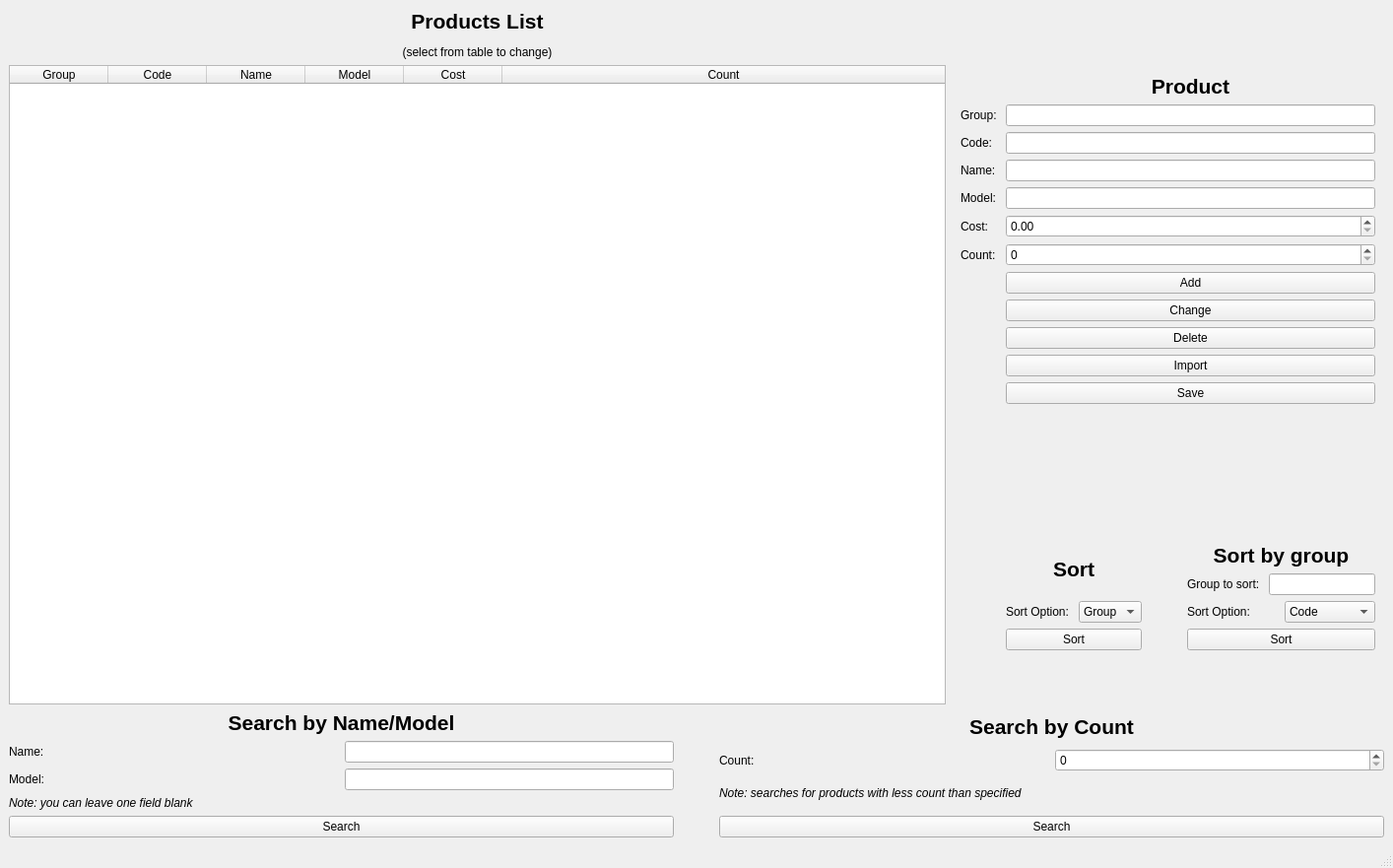
<?xml version="1.0" encoding="UTF-8"?>
<ui version="4.0">
 <class>MainWindow</class>
 <widget class="QMainWindow" name="MainWindow">
  <property name="geometry">
   <rect>
    <x>0</x>
    <y>0</y>
    <width>1414</width>
    <height>881</height>
   </rect>
  </property>
  <property name="sizePolicy">
   <sizepolicy hsizetype="MinimumExpanding" vsizetype="MinimumExpanding">
    <horstretch>0</horstretch>
    <verstretch>0</verstretch>
   </sizepolicy>
  </property>
  <property name="minimumSize">
   <size>
    <width>1280</width>
    <height>720</height>
   </size>
  </property>
  <property name="windowTitle">
   <string>Task 2</string>
  </property>
  <widget class="QWidget" name="centralwidget">
   <layout class="QGridLayout" name="gridLayout_2">
    <item row="1" column="0">
     <widget class="QTableWidget" name="tableWidget">
      <property name="editTriggers">
       <set>QAbstractItemView::NoEditTriggers</set>
      </property>
      <property name="showDropIndicator" stdset="0">
       <bool>false</bool>
      </property>
      <property name="dragDropOverwriteMode">
       <bool>false</bool>
      </property>
      <property name="selectionMode">
       <enum>QAbstractItemView::SingleSelection</enum>
      </property>
      <property name="selectionBehavior">
       <enum>QAbstractItemView::SelectRows</enum>
      </property>
      <property name="textElideMode">
       <enum>Qt::ElideMiddle</enum>
      </property>
      <property name="showGrid">
       <bool>true</bool>
      </property>
      <attribute name="horizontalHeaderVisible">
       <bool>true</bool>
      </attribute>
      <attribute name="horizontalHeaderCascadingSectionResizes">
       <bool>true</bool>
      </attribute>
      <attribute name="horizontalHeaderMinimumSectionSize">
       <number>25</number>
      </attribute>
      <attribute name="horizontalHeaderDefaultSectionSize">
       <number>100</number>
      </attribute>
      <attribute name="horizontalHeaderShowSortIndicator" stdset="0">
       <bool>false</bool>
      </attribute>
      <attribute name="horizontalHeaderStretchLastSection">
       <bool>true</bool>
      </attribute>
      <attribute name="verticalHeaderCascadingSectionResizes">
       <bool>true</bool>
      </attribute>
      <column>
       <property name="text">
        <string>Group</string>
       </property>
      </column>
      <column>
       <property name="text">
        <string>Code</string>
       </property>
      </column>
      <column>
       <property name="text">
        <string>Name</string>
       </property>
      </column>
      <column>
       <property name="text">
        <string>Model</string>
       </property>
      </column>
      <column>
       <property name="text">
        <string>Cost</string>
       </property>
      </column>
      <column>
       <property name="text">
        <string>Count</string>
       </property>
      </column>
     </widget>
    </item>
    <item row="2" column="0" colspan="2">
     <layout class="QHBoxLayout" name="horizontalLayout_9">
      <item>
       <layout class="QVBoxLayout" name="verticalLayout_3">
        <item>
         <widget class="QLabel" name="label_3">
          <property name="font">
           <font>
            <pointsize>16</pointsize>
            <bold>true</bold>
           </font>
          </property>
          <property name="text">
           <string>Search by Name/Model</string>
          </property>
          <property name="alignment">
           <set>Qt::AlignCenter</set>
          </property>
         </widget>
        </item>
        <item>
         <layout class="QHBoxLayout" name="horizontalLayout_5">
          <item>
           <widget class="QLabel" name="label_nameSearch">
            <property name="sizePolicy">
             <sizepolicy hsizetype="Minimum" vsizetype="Preferred">
              <horstretch>0</horstretch>
              <verstretch>0</verstretch>
             </sizepolicy>
            </property>
            <property name="text">
             <string>Name: </string>
            </property>
           </widget>
          </item>
          <item>
           <widget class="QLineEdit" name="lineEdit_nameSearch">
            <property name="sizePolicy">
             <sizepolicy hsizetype="Preferred" vsizetype="Fixed">
              <horstretch>0</horstretch>
              <verstretch>0</verstretch>
             </sizepolicy>
            </property>
           </widget>
          </item>
         </layout>
        </item>
        <item>
         <layout class="QHBoxLayout" name="horizontalLayout_6">
          <item>
           <widget class="QLabel" name="label_modelSort">
            <property name="sizePolicy">
             <sizepolicy hsizetype="Minimum" vsizetype="Preferred">
              <horstretch>0</horstretch>
              <verstretch>0</verstretch>
             </sizepolicy>
            </property>
            <property name="text">
             <string>Model: </string>
            </property>
           </widget>
          </item>
          <item>
           <widget class="QLineEdit" name="lineEdit_modelSort">
            <property name="sizePolicy">
             <sizepolicy hsizetype="Preferred" vsizetype="Fixed">
              <horstretch>0</horstretch>
              <verstretch>0</verstretch>
             </sizepolicy>
            </property>
           </widget>
          </item>
         </layout>
        </item>
        <item>
         <widget class="QLabel" name="label_note1">
          <property name="text">
           <string>&lt;html&gt;&lt;head/&gt;&lt;body&gt;&lt;p&gt;&lt;span style=&quot; font-style:italic;&quot;&gt;Note: you can leave one field blank&lt;/span&gt;&lt;/p&gt;&lt;/body&gt;&lt;/html&gt;</string>
          </property>
         </widget>
        </item>
        <item>
         <widget class="QPushButton" name="pushButton_search">
          <property name="text">
           <string>Search</string>
          </property>
         </widget>
        </item>
       </layout>
      </item>
      <item>
       <spacer name="horizontalSpacer">
        <property name="orientation">
         <enum>Qt::Horizontal</enum>
        </property>
        <property name="sizeType">
         <enum>QSizePolicy::Preferred</enum>
        </property>
        <property name="sizeHint" stdset="0">
         <size>
          <width>40</width>
          <height>20</height>
         </size>
        </property>
       </spacer>
      </item>
      <item>
       <layout class="QVBoxLayout" name="verticalLayout_4">
        <item>
         <widget class="QLabel" name="label_4">
          <property name="font">
           <font>
            <pointsize>16</pointsize>
            <bold>true</bold>
           </font>
          </property>
          <property name="text">
           <string>Search by Count</string>
          </property>
          <property name="alignment">
           <set>Qt::AlignCenter</set>
          </property>
         </widget>
        </item>
        <item>
         <layout class="QHBoxLayout" name="horizontalLayout_7">
          <item>
           <widget class="QLabel" name="label_countSearch">
            <property name="sizePolicy">
             <sizepolicy hsizetype="Minimum" vsizetype="Preferred">
              <horstretch>0</horstretch>
              <verstretch>0</verstretch>
             </sizepolicy>
            </property>
            <property name="text">
             <string>Count: </string>
            </property>
           </widget>
          </item>
          <item>
           <widget class="QSpinBox" name="spinBox_countSearch">
            <property name="sizePolicy">
             <sizepolicy hsizetype="Preferred" vsizetype="Fixed">
              <horstretch>0</horstretch>
              <verstretch>0</verstretch>
             </sizepolicy>
            </property>
           </widget>
          </item>
         </layout>
        </item>
        <item>
         <widget class="QLabel" name="label_note2">
          <property name="sizePolicy">
           <sizepolicy hsizetype="Minimum" vsizetype="Preferred">
            <horstretch>0</horstretch>
            <verstretch>0</verstretch>
           </sizepolicy>
          </property>
          <property name="text">
           <string>&lt;html&gt;&lt;head/&gt;&lt;body&gt;&lt;p&gt;&lt;span style=&quot; font-style:italic;&quot;&gt;Note: searches for products with less count than specified&lt;/span&gt;&lt;/p&gt;&lt;/body&gt;&lt;/html&gt;</string>
          </property>
         </widget>
        </item>
        <item>
         <widget class="QPushButton" name="pushButton_searchCount">
          <property name="text">
           <string>Search</string>
          </property>
         </widget>
        </item>
       </layout>
      </item>
     </layout>
    </item>
    <item row="1" column="1">
     <widget class="QStackedWidget" name="stackedWidget">
      <property name="sizePolicy">
       <sizepolicy hsizetype="Fixed" vsizetype="Minimum">
        <horstretch>0</horstretch>
        <verstretch>0</verstretch>
       </sizepolicy>
      </property>
      <property name="currentIndex">
       <number>0</number>
      </property>
      <widget class="QWidget" name="page">
       <layout class="QHBoxLayout" name="horizontalLayout_2">
        <item>
         <layout class="QHBoxLayout" name="horizontalLayout">
          <item>
           <layout class="QFormLayout" name="formLayout">
            <item row="1" column="0">
             <widget class="QLabel" name="label_group">
              <property name="text">
               <string>Group: </string>
              </property>
             </widget>
            </item>
            <item row="1" column="1">
             <widget class="QLineEdit" name="lineEdit_group">
              <property name="sizePolicy">
               <sizepolicy hsizetype="Preferred" vsizetype="Fixed">
                <horstretch>0</horstretch>
                <verstretch>0</verstretch>
               </sizepolicy>
              </property>
             </widget>
            </item>
            <item row="2" column="0">
             <widget class="QLabel" name="label_code">
              <property name="text">
               <string>Code: </string>
              </property>
             </widget>
            </item>
            <item row="2" column="1">
             <widget class="QLineEdit" name="lineEdit_code">
              <property name="sizePolicy">
               <sizepolicy hsizetype="Preferred" vsizetype="Fixed">
                <horstretch>0</horstretch>
                <verstretch>0</verstretch>
               </sizepolicy>
              </property>
             </widget>
            </item>
            <item row="3" column="0">
             <widget class="QLabel" name="label_name">
              <property name="text">
               <string>Name: </string>
              </property>
             </widget>
            </item>
            <item row="3" column="1">
             <widget class="QLineEdit" name="lineEdit_name">
              <property name="sizePolicy">
               <sizepolicy hsizetype="Preferred" vsizetype="Fixed">
                <horstretch>0</horstretch>
                <verstretch>0</verstretch>
               </sizepolicy>
              </property>
             </widget>
            </item>
            <item row="4" column="0">
             <widget class="QLabel" name="label_model">
              <property name="text">
               <string>Model: </string>
              </property>
             </widget>
            </item>
            <item row="4" column="1">
             <widget class="QLineEdit" name="lineEdit_model">
              <property name="sizePolicy">
               <sizepolicy hsizetype="Preferred" vsizetype="Fixed">
                <horstretch>0</horstretch>
                <verstretch>0</verstretch>
               </sizepolicy>
              </property>
             </widget>
            </item>
            <item row="5" column="0">
             <widget class="QLabel" name="label_cost">
              <property name="text">
               <string>Cost: </string>
              </property>
             </widget>
            </item>
            <item row="5" column="1">
             <widget class="QDoubleSpinBox" name="doubleSpinBox_cost"/>
            </item>
            <item row="6" column="0">
             <widget class="QLabel" name="label_count">
              <property name="text">
               <string>Count: </string>
              </property>
             </widget>
            </item>
            <item row="6" column="1">
             <widget class="QSpinBox" name="spinBox_count"/>
            </item>
            <item row="7" column="1">
             <layout class="QVBoxLayout" name="verticalLayout">
              <property name="sizeConstraint">
               <enum>QLayout::SetDefaultConstraint</enum>
              </property>
              <item>
               <widget class="QPushButton" name="pushButton_add">
                <property name="text">
                 <string>Add</string>
                </property>
               </widget>
              </item>
              <item>
               <widget class="QPushButton" name="pushButton_change">
                <property name="text">
                 <string>Change</string>
                </property>
               </widget>
              </item>
              <item>
               <widget class="QPushButton" name="pushButton_delete">
                <property name="text">
                 <string>Delete</string>
                </property>
               </widget>
              </item>
              <item>
               <widget class="QPushButton" name="pushButton_load">
                <property name="text">
                 <string>Import</string>
                </property>
               </widget>
              </item>
              <item>
               <widget class="QPushButton" name="pushButton_save">
                <property name="text">
                 <string>Save</string>
                </property>
               </widget>
              </item>
             </layout>
            </item>
            <item row="8" column="1">
             <spacer name="verticalSpacer">
              <property name="orientation">
               <enum>Qt::Vertical</enum>
              </property>
              <property name="sizeHint" stdset="0">
               <size>
                <width>20</width>
                <height>40</height>
               </size>
              </property>
             </spacer>
            </item>
            <item row="9" column="1">
             <layout class="QHBoxLayout" name="horizontalLayout_8">
              <item>
               <layout class="QVBoxLayout" name="verticalLayout_5">
                <item>
                 <widget class="QLabel" name="label">
                  <property name="font">
                   <font>
                    <pointsize>16</pointsize>
                    <bold>true</bold>
                   </font>
                  </property>
                  <property name="text">
                   <string>Sort</string>
                  </property>
                  <property name="alignment">
                   <set>Qt::AlignCenter</set>
                  </property>
                 </widget>
                </item>
                <item>
                 <layout class="QHBoxLayout" name="horizontalLayout_10">
                  <item>
                   <widget class="QLabel" name="label_sortOption">
                    <property name="text">
                     <string>Sort Option: </string>
                    </property>
                   </widget>
                  </item>
                  <item>
                   <widget class="QComboBox" name="comboBox_sortOption">
                    <item>
                     <property name="text">
                      <string>Group</string>
                     </property>
                    </item>
                    <item>
                     <property name="text">
                      <string>Code</string>
                     </property>
                    </item>
                    <item>
                     <property name="text">
                      <string>Name</string>
                     </property>
                    </item>
                    <item>
                     <property name="text">
                      <string>Model</string>
                     </property>
                    </item>
                    <item>
                     <property name="text">
                      <string>Cost</string>
                     </property>
                    </item>
                    <item>
                     <property name="text">
                      <string>Count</string>
                     </property>
                    </item>
                   </widget>
                  </item>
                 </layout>
                </item>
                <item>
                 <widget class="QPushButton" name="pushButton_sort">
                  <property name="text">
                   <string>Sort</string>
                  </property>
                 </widget>
                </item>
               </layout>
              </item>
              <item>
               <spacer name="horizontalSpacer_2">
                <property name="orientation">
                 <enum>Qt::Horizontal</enum>
                </property>
                <property name="sizeType">
                 <enum>QSizePolicy::Minimum</enum>
                </property>
                <property name="sizeHint" stdset="0">
                 <size>
                  <width>40</width>
                  <height>20</height>
                 </size>
                </property>
               </spacer>
              </item>
              <item>
               <layout class="QVBoxLayout" name="verticalLayout_2">
                <item>
                 <widget class="QLabel" name="label_2">
                  <property name="font">
                   <font>
                    <pointsize>16</pointsize>
                    <bold>true</bold>
                   </font>
                  </property>
                  <property name="text">
                   <string>Sort by group</string>
                  </property>
                  <property name="alignment">
                   <set>Qt::AlignCenter</set>
                  </property>
                 </widget>
                </item>
                <item>
                 <layout class="QHBoxLayout" name="horizontalLayout_4">
                  <item>
                   <widget class="QLabel" name="label_groupSort">
                    <property name="text">
                     <string>Group to sort: </string>
                    </property>
                   </widget>
                  </item>
                  <item>
                   <widget class="QLineEdit" name="lineEdit_groupSort"/>
                  </item>
                 </layout>
                </item>
                <item>
                 <layout class="QHBoxLayout" name="horizontalLayout_3">
                  <item>
                   <widget class="QLabel" name="labe_sortGroup">
                    <property name="text">
                     <string>Sort Option: </string>
                    </property>
                   </widget>
                  </item>
                  <item>
                   <widget class="QComboBox" name="comboBox_sortGroupOption">
                    <item>
                     <property name="text">
                      <string>Code</string>
                     </property>
                    </item>
                    <item>
                     <property name="text">
                      <string>Name</string>
                     </property>
                    </item>
                    <item>
                     <property name="text">
                      <string>Cost</string>
                     </property>
                    </item>
                   </widget>
                  </item>
                 </layout>
                </item>
                <item>
                 <widget class="QPushButton" name="pushButton_sortGroup">
                  <property name="text">
                   <string>Sort</string>
                  </property>
                 </widget>
                </item>
               </layout>
              </item>
             </layout>
            </item>
            <item row="10" column="1">
             <spacer name="verticalSpacer_2">
              <property name="orientation">
               <enum>Qt::Vertical</enum>
              </property>
              <property name="sizeType">
               <enum>QSizePolicy::Minimum</enum>
              </property>
              <property name="sizeHint" stdset="0">
               <size>
                <width>20</width>
                <height>40</height>
               </size>
              </property>
             </spacer>
            </item>
            <item row="0" column="1">
             <widget class="QLabel" name="label_5">
              <property name="minimumSize">
               <size>
                <width>0</width>
                <height>20</height>
               </size>
              </property>
              <property name="font">
               <font>
                <pointsize>16</pointsize>
                <bold>true</bold>
               </font>
              </property>
              <property name="text">
               <string>Product</string>
              </property>
              <property name="alignment">
               <set>Qt::AlignCenter</set>
              </property>
             </widget>
            </item>
           </layout>
          </item>
         </layout>
        </item>
       </layout>
      </widget>
      <widget class="QWidget" name="page_2">
       <layout class="QGridLayout" name="gridLayout">
        <item row="1" column="0">
         <widget class="QPushButton" name="pushButton_return">
          <property name="sizePolicy">
           <sizepolicy hsizetype="Preferred" vsizetype="Preferred">
            <horstretch>0</horstretch>
            <verstretch>0</verstretch>
           </sizepolicy>
          </property>
          <property name="font">
           <font>
            <pointsize>13</pointsize>
           </font>
          </property>
          <property name="text">
           <string>Return from search</string>
          </property>
         </widget>
        </item>
        <item row="0" column="0">
         <widget class="QLabel" name="label_7">
          <property name="text">
           <string>&lt;html&gt;&lt;head/&gt;&lt;body&gt;&lt;p align=&quot;center&quot;&gt;&lt;span style=&quot; font-size:20pt;&quot;&gt;Search Completed!&lt;/span&gt;&lt;/p&gt;&lt;p align=&quot;center&quot;&gt;&lt;br/&gt;&lt;/p&gt;&lt;p align=&quot;center&quot;&gt;&lt;span style=&quot; font-style:italic;&quot;&gt;Results are displayed in the table&lt;/span&gt;&lt;/p&gt;&lt;/body&gt;&lt;/html&gt;</string>
          </property>
         </widget>
        </item>
       </layout>
      </widget>
     </widget>
    </item>
    <item row="0" column="0">
     <widget class="QLabel" name="label_6">
      <property name="sizePolicy">
       <sizepolicy hsizetype="Preferred" vsizetype="Minimum">
        <horstretch>0</horstretch>
        <verstretch>0</verstretch>
       </sizepolicy>
      </property>
      <property name="minimumSize">
       <size>
        <width>0</width>
        <height>50</height>
       </size>
      </property>
      <property name="font">
       <font>
        <pointsize>16</pointsize>
        <bold>true</bold>
       </font>
      </property>
      <property name="text">
       <string>&lt;html&gt;&lt;head/&gt;&lt;body&gt;&lt;p align=&quot;center&quot;&gt;Products List&lt;/p&gt;&lt;p align=&quot;center&quot;&gt;&lt;span style=&quot; font-size:9pt; font-weight:400;&quot;&gt;(select from table to change)&lt;/span&gt;&lt;/p&gt;&lt;/body&gt;&lt;/html&gt;</string>
      </property>
      <property name="alignment">
       <set>Qt::AlignCenter</set>
      </property>
     </widget>
    </item>
   </layout>
  </widget>
  <widget class="QMenuBar" name="menubar">
   <property name="geometry">
    <rect>
     <x>0</x>
     <y>0</y>
     <width>1414</width>
     <height>22</height>
    </rect>
   </property>
  </widget>
  <widget class="QStatusBar" name="statusbar"/>
 </widget>
 <resources/>
 <connections/>
</ui>
